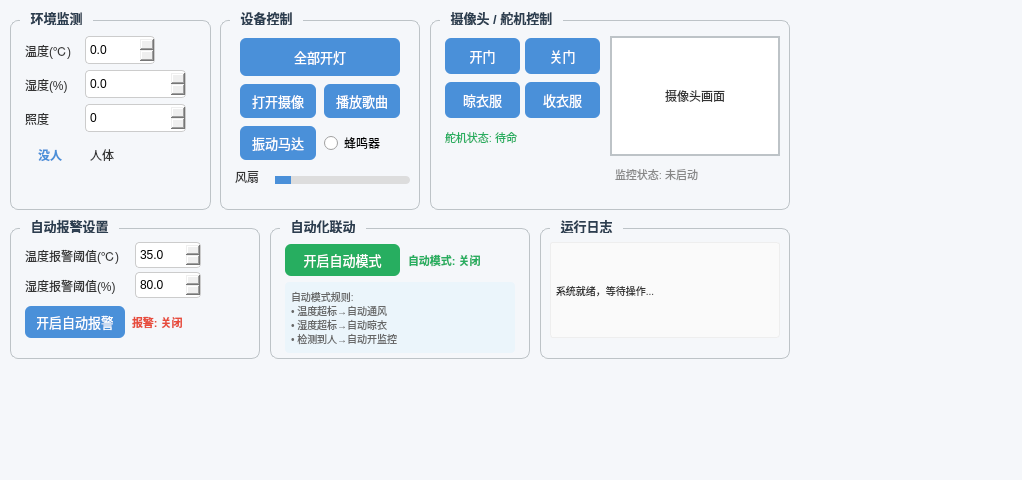
<?xml version="1.0" encoding="UTF-8"?>
<ui version="4.0">
 <class>HardwarePage</class>
 <widget class="QWidget" name="HardwarePage">
  <property name="geometry">
   <rect>
    <x>0</x>
    <y>0</y>
    <width>1022</width>
    <height>480</height>
   </rect>
  </property>
  <property name="windowTitle">
   <string>智能硬件控制</string>
  </property>
  <property name="styleSheet">
   <string notr="true">
QWidget#HardwarePage{background-color: #F5F7FA;}
QPushButton{background-color:#4A90D9; color:white; border:none; border-radius:6px; font-size:13px; padding:6px 12px;}
QPushButton:hover{background-color:#357ABD;}
QPushButton:pressed{background-color:#2A5F9E;}
QPushButton#btn_alarm_on{background-color:#E74C3C;}
QPushButton#btn_alarm_off{background-color:#95A5A6;}
QPushButton#btn_autoMode{background-color:#27AE60;}
QPushButton#btn_autoMode[checked=true]{background-color:#E67E22;}
QLabel{font-size:12px; color:#333;}
QDoubleSpinBox{font-size:12px; border:1px solid #ccc; border-radius:4px; padding:2px; min-width:60px;}
QSlider::groove:horizontal{background:#ddd; height:8px; border-radius:4px;}
QSlider::handle:horizontal{background:#4A90D9; width:16px; border-radius:8px;}
QGroupBox{font-size:13px; font-weight:bold; color:#2C3E50; border:1px solid #BDC3C7; border-radius:8px; margin-top:10px; padding-top:8px;}
QGroupBox::title{subcontrol-origin:margin; left:10px; padding:0 5px;}
QRadioButton{font-size:12px;}
   </string>
  </property>
  <widget class="QGroupBox" name="groupBox_env">
   <property name="geometry">
    <rect>
     <x>10</x>
     <y>10</y>
     <width>201</width>
     <height>200</height>
    </rect>
   </property>
   <property name="title">
    <string> 环境监测 </string>
   </property>
   <widget class="QLabel" name="label_temp">
    <property name="geometry">
     <rect>
      <x>15</x>
      <y>28</y>
      <width>55</width>
      <height>25</height>
     </rect>
    </property>
    <property name="text">
     <string>温度(℃)</string>
    </property>
   </widget>
   <widget class="QDoubleSpinBox" name="spin_temp">
    <property name="geometry">
     <rect>
      <x>75</x>
      <y>26</y>
      <width>70</width>
      <height>28</height>
     </rect>
    </property>
    <property name="readOnly">
     <bool>true</bool>
    </property>
    <property name="decimals">
     <number>1</number>
    </property>
   </widget>
   <widget class="QLabel" name="label_hum">
    <property name="geometry">
     <rect>
      <x>15</x>
      <y>62</y>
      <width>55</width>
      <height>25</height>
     </rect>
    </property>
    <property name="text">
     <string>湿度(%)</string>
    </property>
   </widget>
   <widget class="QDoubleSpinBox" name="spin_hum">
    <property name="geometry">
     <rect>
      <x>75</x>
      <y>60</y>
      <width>101</width>
      <height>28</height>
     </rect>
    </property>
    <property name="readOnly">
     <bool>true</bool>
    </property>
    <property name="decimals">
     <number>1</number>
    </property>
   </widget>
   <widget class="QLabel" name="label_light">
    <property name="geometry">
     <rect>
      <x>15</x>
      <y>96</y>
      <width>40</width>
      <height>25</height>
     </rect>
    </property>
    <property name="text">
     <string>照度</string>
    </property>
   </widget>
   <widget class="QDoubleSpinBox" name="spin_light">
    <property name="geometry">
     <rect>
      <x>75</x>
      <y>94</y>
      <width>101</width>
      <height>28</height>
     </rect>
    </property>
    <property name="readOnly">
     <bool>true</bool>
    </property>
    <property name="decimals">
     <number>0</number>
    </property>
   </widget>
   <widget class="QLabel" name="label_pir">
    <property name="geometry">
     <rect>
      <x>15</x>
      <y>130</y>
      <width>50</width>
      <height>30</height>
     </rect>
    </property>
    <property name="font">
     <font>
      <pointsize>-1</pointsize>
      <weight>75</weight>
      <bold>true</bold>
     </font>
    </property>
    <property name="styleSheet">
     <string notr="true">color: #4A90D9;</string>
    </property>
    <property name="text">
     <string>没人</string>
    </property>
    <property name="alignment">
     <set>Qt::AlignCenter</set>
    </property>
   </widget>
   <widget class="QLabel" name="label_pirTitle">
    <property name="geometry">
     <rect>
      <x>80</x>
      <y>132</y>
      <width>40</width>
      <height>25</height>
     </rect>
    </property>
    <property name="text">
     <string>人体</string>
    </property>
   </widget>
  </widget>
  <widget class="QGroupBox" name="groupBox_device">
   <property name="geometry">
    <rect>
     <x>220</x>
     <y>10</y>
     <width>200</width>
     <height>200</height>
    </rect>
   </property>
   <property name="title">
    <string> 设备控制 </string>
   </property>
   <widget class="QPushButton" name="btn_led">
    <property name="geometry">
     <rect>
      <x>20</x>
      <y>28</y>
      <width>160</width>
      <height>38</height>
     </rect>
    </property>
    <property name="text">
     <string>全部开灯</string>
    </property>
   </widget>
   <widget class="QPushButton" name="btn_camera">
    <property name="geometry">
     <rect>
      <x>20</x>
      <y>74</y>
      <width>76</width>
      <height>34</height>
     </rect>
    </property>
    <property name="text">
     <string>打开摄像</string>
    </property>
   </widget>
   <widget class="QPushButton" name="btn_playSong">
    <property name="geometry">
     <rect>
      <x>104</x>
      <y>74</y>
      <width>76</width>
      <height>34</height>
     </rect>
    </property>
    <property name="text">
     <string>播放歌曲</string>
    </property>
   </widget>
   <widget class="QPushButton" name="btn_vibrator">
    <property name="geometry">
     <rect>
      <x>20</x>
      <y>116</y>
      <width>76</width>
      <height>34</height>
     </rect>
    </property>
    <property name="text">
     <string>振动马达</string>
    </property>
   </widget>
   <widget class="QRadioButton" name="radioBeeper">
    <property name="geometry">
     <rect>
      <x>104</x>
      <y>118</y>
      <width>76</width>
      <height>30</height>
     </rect>
    </property>
    <property name="text">
     <string>蜂鸣器</string>
    </property>
   </widget>
   <widget class="QLabel" name="label_fan">
    <property name="geometry">
     <rect>
      <x>15</x>
      <y>156</y>
      <width>35</width>
      <height>22</height>
     </rect>
    </property>
    <property name="text">
     <string>风扇</string>
    </property>
   </widget>
   <widget class="QSlider" name="slider_fan">
    <property name="geometry">
     <rect>
      <x>55</x>
      <y>158</y>
      <width>135</width>
      <height>24</height>
     </rect>
    </property>
    <property name="orientation">
     <enum>Qt::Horizontal</enum>
    </property>
   </widget>
  </widget>
  <widget class="QGroupBox" name="groupBox_camera">
   <property name="geometry">
    <rect>
     <x>430</x>
     <y>10</y>
     <width>360</width>
     <height>200</height>
    </rect>
   </property>
   <property name="title">
    <string> 摄像头 / 舵机控制 </string>
   </property>
   <widget class="QLabel" name="label_camPreview">
    <property name="geometry">
     <rect>
      <x>180</x>
      <y>26</y>
      <width>170</width>
      <height>120</height>
     </rect>
    </property>
    <property name="styleSheet">
     <string notr="true">border:2px solid #BDC3C7; background:white;</string>
    </property>
    <property name="text">
     <string>摄像头画面</string>
    </property>
    <property name="alignment">
     <set>Qt::AlignCenter</set>
    </property>
   </widget>
   <widget class="QPushButton" name="btn_doorOpen">
    <property name="geometry">
     <rect>
      <x>15</x>
      <y>28</y>
      <width>75</width>
      <height>36</height>
     </rect>
    </property>
    <property name="text">
     <string>开门</string>
    </property>
   </widget>
   <widget class="QPushButton" name="btn_doorClose">
    <property name="geometry">
     <rect>
      <x>95</x>
      <y>28</y>
      <width>75</width>
      <height>36</height>
     </rect>
    </property>
    <property name="text">
     <string>关门</string>
    </property>
   </widget>
   <widget class="QPushButton" name="btn_dryClothes">
    <property name="geometry">
     <rect>
      <x>15</x>
      <y>72</y>
      <width>75</width>
      <height>36</height>
     </rect>
    </property>
    <property name="text">
     <string>晾衣服</string>
    </property>
   </widget>
   <widget class="QPushButton" name="btn_collectClothes">
    <property name="geometry">
     <rect>
      <x>95</x>
      <y>72</y>
      <width>75</width>
      <height>36</height>
     </rect>
    </property>
    <property name="text">
     <string>收衣服</string>
    </property>
   </widget>
   <widget class="QLabel" name="label_servoStatus">
    <property name="geometry">
     <rect>
      <x>15</x>
      <y>115</y>
      <width>155</width>
      <height>24</height>
     </rect>
    </property>
    <property name="styleSheet">
     <string notr="true">color: #27AE60; font-size:11px;</string>
    </property>
    <property name="text">
     <string>舵机状态: 待命</string>
    </property>
   </widget>
   <widget class="QLabel" name="label_camStatus">
    <property name="geometry">
     <rect>
      <x>185</x>
      <y>152</y>
      <width>165</width>
      <height>24</height>
     </rect>
    </property>
    <property name="styleSheet">
     <string notr="true">color: #888; font-size:11px;</string>
    </property>
    <property name="text">
     <string>监控状态: 未启动</string>
    </property>
   </widget>
  </widget>
  <widget class="QGroupBox" name="groupBox_alarm">
   <property name="geometry">
    <rect>
     <x>10</x>
     <y>218</y>
     <width>250</width>
     <height>141</height>
    </rect>
   </property>
   <property name="title">
    <string> 自动报警设置 </string>
   </property>
   <widget class="QLabel" name="label_tempThresh">
    <property name="geometry">
     <rect>
      <x>15</x>
      <y>26</y>
      <width>100</width>
      <height>24</height>
     </rect>
    </property>
    <property name="text">
     <string>温度报警阈值(℃)</string>
    </property>
   </widget>
   <widget class="QDoubleSpinBox" name="spin_tempThreshold">
    <property name="geometry">
     <rect>
      <x>125</x>
      <y>24</y>
      <width>66</width>
      <height>26</height>
     </rect>
    </property>
    <property name="decimals">
     <number>1</number>
    </property>
    <property name="minimum">
     <double>20.000000000000000</double>
    </property>
    <property name="maximum">
     <double>50.000000000000000</double>
    </property>
    <property name="value">
     <double>35.000000000000000</double>
    </property>
   </widget>
   <widget class="QLabel" name="label_humThresh">
    <property name="geometry">
     <rect>
      <x>15</x>
      <y>56</y>
      <width>100</width>
      <height>24</height>
     </rect>
    </property>
    <property name="text">
     <string>湿度报警阈值(%)</string>
    </property>
   </widget>
   <widget class="QDoubleSpinBox" name="spin_humThreshold">
    <property name="geometry">
     <rect>
      <x>125</x>
      <y>54</y>
      <width>66</width>
      <height>26</height>
     </rect>
    </property>
    <property name="decimals">
     <number>1</number>
    </property>
    <property name="minimum">
     <double>40.000000000000000</double>
    </property>
    <property name="maximum">
     <double>99.000000000000000</double>
    </property>
    <property name="value">
     <double>80.000000000000000</double>
    </property>
   </widget>
   <widget class="QPushButton" name="btn_alarmOn">
    <property name="geometry">
     <rect>
      <x>15</x>
      <y>88</y>
      <width>100</width>
      <height>32</height>
     </rect>
    </property>
    <property name="text">
     <string>开启自动报警</string>
    </property>
    <property name="checkable">
     <bool>true</bool>
    </property>
   </widget>
   <widget class="QLabel" name="label_alarmStatus">
    <property name="geometry">
     <rect>
      <x>122</x>
      <y>92</y>
      <width>118</width>
      <height>24</height>
     </rect>
    </property>
    <property name="styleSheet">
     <string notr="true">color: #E74C3C; font-size:11px; font-weight:bold;</string>
    </property>
    <property name="text">
     <string>报警: 关闭</string>
    </property>
   </widget>
  </widget>
  <widget class="QGroupBox" name="groupBox_auto">
   <property name="geometry">
    <rect>
     <x>270</x>
     <y>218</y>
     <width>260</width>
     <height>141</height>
    </rect>
   </property>
   <property name="title">
    <string> 自动化联动 </string>
   </property>
   <widget class="QPushButton" name="btn_autoMode">
    <property name="geometry">
     <rect>
      <x>15</x>
      <y>26</y>
      <width>115</width>
      <height>32</height>
     </rect>
    </property>
    <property name="text">
     <string>开启自动模式</string>
    </property>
    <property name="checkable">
     <bool>true</bool>
    </property>
   </widget>
   <widget class="QLabel" name="label_autoStatus">
    <property name="geometry">
     <rect>
      <x>138</x>
      <y>30</y>
      <width>112</width>
      <height>24</height>
     </rect>
    </property>
    <property name="styleSheet">
     <string notr="true">color: #27AE60; font-size:11px; font-weight:bold;</string>
    </property>
    <property name="text">
     <string>自动模式: 关闭</string>
    </property>
   </widget>
   <widget class="QLabel" name="label_autoInfo">
    <property name="geometry">
     <rect>
      <x>15</x>
      <y>64</y>
      <width>230</width>
      <height>71</height>
     </rect>
    </property>
    <property name="styleSheet">
     <string notr="true">color: #666; font-size:10px; background:#EBF5FB; border-radius:4px; padding:4px;</string>
    </property>
    <property name="text">
     <string>自动模式规则:
• 温度超标→自动通风
• 湿度超标→自动晾衣
• 检测到人→自动开监控</string>
    </property>
    <property name="wordWrap">
     <bool>true</bool>
    </property>
   </widget>
  </widget>
  <widget class="QGroupBox" name="groupBox_log">
   <property name="geometry">
    <rect>
     <x>540</x>
     <y>218</y>
     <width>250</width>
     <height>141</height>
    </rect>
   </property>
   <property name="title">
    <string> 运行日志 </string>
   </property>
   <widget class="QLabel" name="label_log">
    <property name="geometry">
     <rect>
      <x>10</x>
      <y>24</y>
      <width>230</width>
      <height>96</height>
     </rect>
    </property>
    <property name="styleSheet">
     <string notr="true">color: #333; font-size:10px; background:#FAFAFA; border:1px solid #EEE; border-radius:3px; padding:3px;</string>
    </property>
    <property name="text">
     <string>系统就绪，等待操作...</string>
    </property>
    <property name="wordWrap">
     <bool>true</bool>
    </property>
   </widget>
  </widget>
  <widget class="QLabel" name="label_time">
   <property name="geometry">
    <rect>
     <x>650</x>
     <y>455</y>
     <width>140</width>
     <height>20</height>
    </rect>
   </property>
   <property name="styleSheet">
    <string notr="true">color: #999; font-size:11px;</string>
   </property>
   <property name="text">
    <string/>
   </property>
   <property name="alignment">
    <set>Qt::AlignRight|Qt::AlignTrailing|Qt::AlignVCenter</set>
   </property>
  </widget>
 </widget>
 <resources/>
 <connections/>
</ui>
